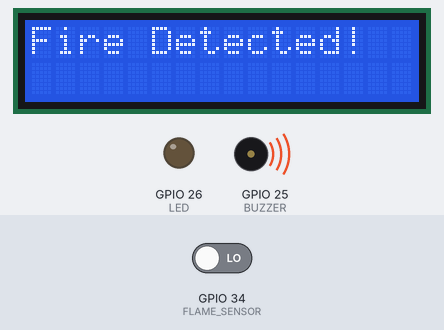
Recording of a sketch running on a simulated ESP32. Parts: 16×2 character LCD, output pins drawn as LEDs (lit = HIGH), buzzer (waves = sounding). The inputs (shaded band) are chosen by the test bench; at power-on: GPIO 34 (FLAME_SENSOR) LOW. The modem accepts every AT command (registered, SIM ready, sends succeed) and sends nothing else; what the sketch prints to the serial monitor is not drawn.

Above: at 3.2 s.
3.3 s: GPIO 34 (FLAME_SENSOR) driven HIGH
At 16.3 s:
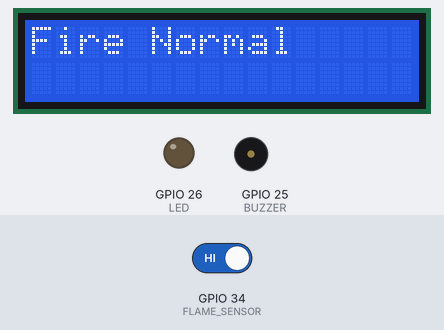
16.6 s: GPIO 34 (FLAME_SENSOR) driven LOW
At 17.5 s:
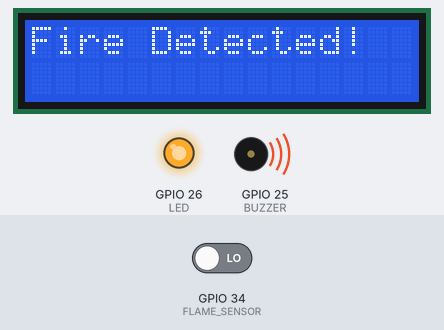
Timing chart, 0 to 36.6 s (numbered marks = the images above; inputs shaded):
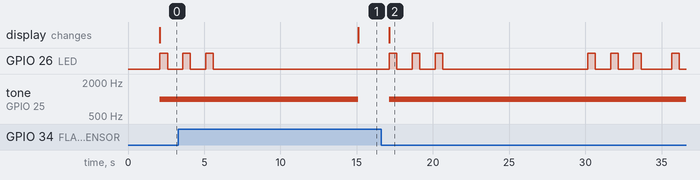

The sketch:

sketch_mar24a.ino
```cpp
#include <Wire.h>
#include <LiquidCrystal_I2C.h>

#define FLAME_SENSOR 34
#define BUZZER 25
#define LED 26
#define GSM_RX 16
#define GSM_TX 17

LiquidCrystal_I2C lcd(0x27, 16, 2);
bool fireAlertSent = false;

void setup() {
  pinMode(FLAME_SENSOR, INPUT);
  pinMode(LED, OUTPUT);
  pinMode(BUZZER, OUTPUT);

  Serial.begin(115200);
  Serial2.begin(9600, SERIAL_8N1, GSM_RX, GSM_TX);

  lcd.init();
  lcd.backlight();
  lcd.setCursor(0, 0);
  lcd.print("System Ready");
  delay(2000);
  lcd.clear();
}

void loop() {
  int fireDetected = digitalRead(FLAME_SENSOR) == LOW;

  if (fireDetected) {
    lcd.setCursor(0, 0);
    lcd.print("Fire Detected! ");
    tone(BUZZER, 1000);

    blinkLED();  // Call LED blink function

    Serial.println("Fire detected! Buzzer ON");

    if (!fireAlertSent) {
      sendSMS("ALERT: FIRE detected! Call 01715930563.");
      fireAlertSent = true;
    }

  } else {
    lcd.setCursor(0, 0);
    lcd.print("Fire Normal     ");
    digitalWrite(LED, LOW);
    noTone(BUZZER);
    Serial.println("Fire normal! Buzzer OFF");
    fireAlertSent = false;
  }

  delay(1000);
}

void blinkLED() {
  for (int i = 0; i < 3; i++) {
    digitalWrite(LED, HIGH);
    delay(500);
    digitalWrite(LED, LOW);
    delay(1000);
  }
}

void sendSMS(String message) {
  Serial2.println("AT+CMGF=1");
  delay(1000);
  Serial2.println("AT+CMGS=\"01715930563\"");
  delay(1000);
  Serial2.print(message);
  delay(500);
  Serial2.write(26);
  delay(5000);
  Serial.println("SMS sent");
}
```

Measured:
- after the input at 3.3 s, GPIO 26 (LED): goes on until 5.6 s, then stays LOW; tone on GPIO 25 (BUZZER): 1000 Hz → silent after 11.8 s; the display: changes after 11.8 s (image 1)
- after the input at 16.6 s, GPIO 26 (LED): LOW → HIGH after 0.54 s, → LOW 0.50 s later, → HIGH 1.0 s later, → LOW 0.50 s later, … (14 changes in this stretch); tone on GPIO 25 (BUZZER): silent → 1000 Hz after 0.54 s; the display: changes after 0.54 s (image 2)
